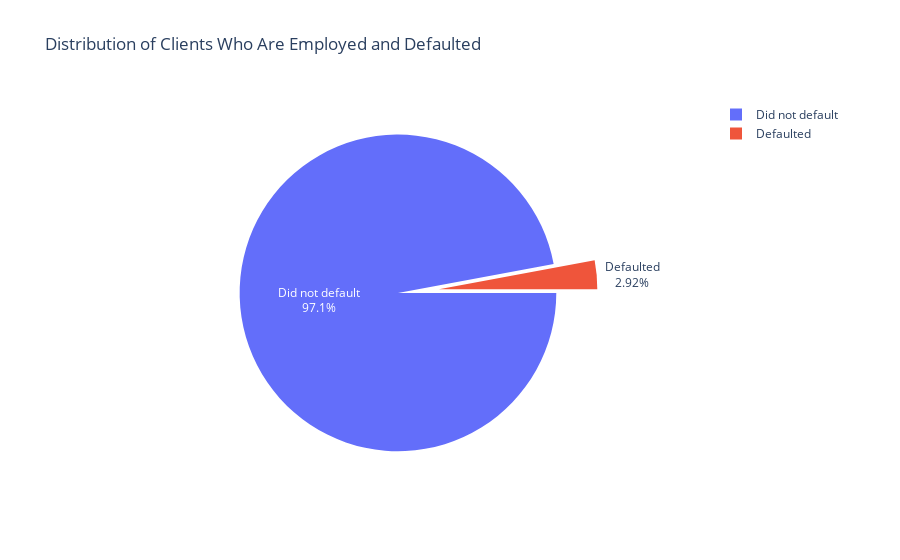

The cell this chart's notebook holds for it:
### Code cell
# Checking class balance among those who are employed
fig = px.pie(employed, values = employed['Defaulted'].value_counts(), names = ['Did not default','Defaulted'], title = 'Distribution of Clients Who Are Employed and Defaulted')
fig.update_traces(rotation=90, pull = [0.2,0.06,0.06,0.06,0.06], textinfo = "percent+label")
fig.show()

### Figure 1 — Plotly figure (JSON) as saved in the notebook; plotly's stock layout.template omitted (floating-point values rounded to 4 significant figures)
{"data": [{"domain": {"x": [0, 1], "y": [0, 1]}, "hovertemplate": "label=%{label}<br>value=%{value}<extra></extra>", "labels": ["Did not default", "Defaulted"], "legendgroup": "", "name": "", "pull": [0.2, 0.06, 0.06, 0.06, 0.06], "rotation": 90, "showlegend": true, "textinfo": "percent+label", "type": "pie", "values": [6850, 206]}], "layout": {"legend": {"tracegroupgap": 0}, "title": {"text": "Distribution of Clients Who Are Employed and Defaulted"}}}
